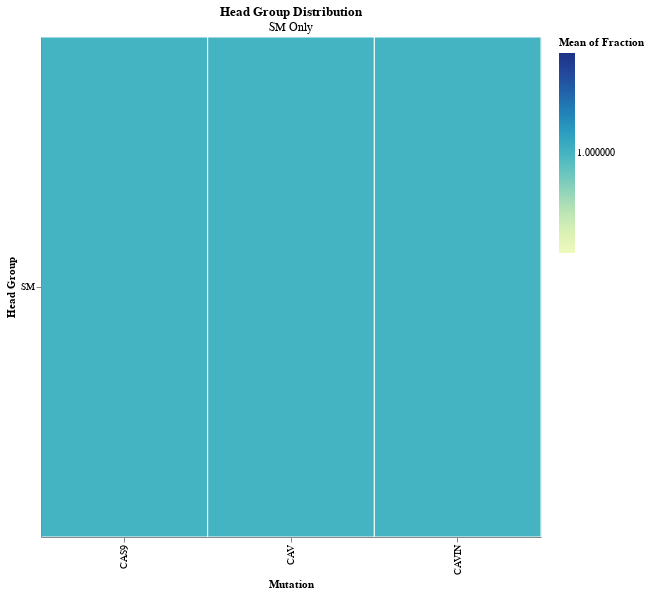

Here is the notebook cell this chart was saved with:
### Markdown cell above
## Heatmap

### Code cell
alt.Chart(h).mark_rect(stroke='white').encode(
    x='Mutation:N',
    y=alt.Y('Head Group:N', sort=alt.EncodingSortField(field='Fraction', order='descending')),
    color='mean(Fraction):Q',
    tooltip=['Mutation', 'Head Group', 'mean(Fraction)']
).properties(
    title = {'text':"Head Group Distribution", 'subtitle':'SM Only'},
    width=500,
    height=500
)

### Figure 1 — Vega-Lite specification as saved in the notebook (floating-point values rounded to 4 significant figures)
{"config": {"view": {"continuousWidth": 300, "continuousHeight": 300}}, "data": {"name": "data-a7b4143e0dfbeb62288c955f0c6fdc71"}, "mark": {"type": "rect", "stroke": "white"}, "encoding": {"color": {"aggregate": "mean", "field": "Fraction", "type": "quantitative"}, "tooltip": [{"field": "Mutation", "type": "nominal"}, {"field": "Head Group", "type": "nominal"}, {"aggregate": "mean", "field": "Fraction", "type": "quantitative"}], "x": {"field": "Mutation", "type": "nominal"}, "y": {"field": "Head Group", "sort": {"field": "Fraction", "order": "descending"}, "type": "nominal"}}, "height": 500, "title": {"text": "Head Group Distribution", "subtitle": "SM Only"}, "width": 500, "$schema": "https://vega.github.io/schema/vega-lite/v5.8.0.json", "datasets": {"data-a7b4143e0dfbeb62288c955f0c6fdc71": [{"Mutation": "CAS9", "Head Group": "SM", "Fraction": 1.0}, {"Mutation": "CAS9", "Head Group": "SM", "Fraction": 1.0}, {"Mutation": "CAS9", "Head Group": "SM", "Fraction": 1.0}, {"Mutation": "CAS9", "Head Group": "SM", "Fraction": 1.0}, {"Mutation": "CAV", "Head Group": "SM", "Fraction": 1.0}, {"Mutation": "CAV", "Head Group": "SM", "Fraction": 1.0}, {"Mutation": "CAV", "Head Group": "SM", "Fraction": 1.0}, {"Mutation": "CAV", "Head Group": "SM", "Fraction": 1.0}, {"Mutation": "CAVIN", "Head Group": "SM", "Fraction": 1.0}, {"Mutation": "CAVIN", "Head Group": "SM", "Fraction": 1.0}, {"Mutation": "CAVIN", "Head Group": "SM", "Fraction": 1.0}, {"Mutation": "CAVIN", "Head Group": "SM", "Fraction": 1.0}]}}
